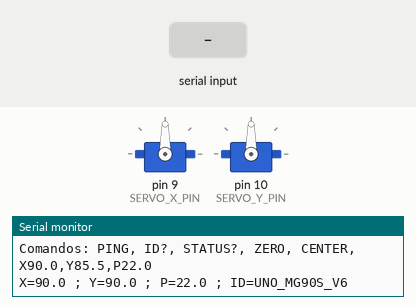
The sketch below on a simulated Arduino Uno, built with avr-gcc and run on an emulated ATmega328P. Shown: 2 × servo, the last lines printed to the serial monitor. The test bench sets the inputs (shaded band).

Above: at 1.5 s.
1.6 s: "ZERO\n" received over Serial
At 2.4 s:
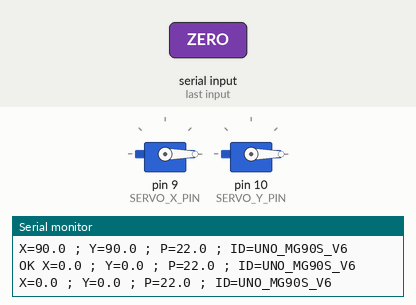
3.1 s: "CENTER\n" received over Serial
At 3.5 s:
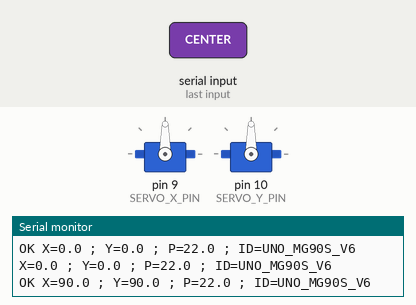
Timing chart, 0 to 6.1 s (numbered marks = the images above; inputs shaded):
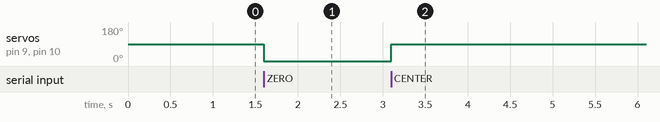

The sketch:

blaze_arduino_uno_mg90s.ino
```cpp
#include <Servo.h>

/*
  BLAZE - Controle de mira com dois servos MG90S
  Placa: Arduino Uno

  Serial Monitor:
    Baud: 115200
    Line ending: Newline

  Comandos:
    PING
    ID?
    STATUS?
    ZERO
    CENTER
    X90.0,Y85.5,P22.0

  Importante:
    O MG90S comum não mede a posição real.
    O status mostra a posição comandada pelo Arduino.

  Segurança de montagem:
    Na primeira utilização, deixe os atuadores/jato desacoplados.
    Ao ligar/reiniciar, este sketch posiciona X=90 e Y=90.
    Depois monte fisicamente o jato apontando para o centro da imagem.
*/

Servo servoX;
Servo servoY;

const int SERVO_X_PIN = 9;
const int SERVO_Y_PIN = 10;

const float SERVO_MIN = 0.0;
const float SERVO_MAX = 180.0;

const char* BLAZE_ID = "UNO_MG90S_V6";

float currentX = 90.0;
float currentY = 90.0;
float currentP = 22.0;

String buffer = "";

unsigned long lastStatusMillis = 0;
const unsigned long STATUS_INTERVAL_MS = 2000;

float clampFloat(float value, float minValue, float maxValue) {
  if (value < minValue) return minValue;
  if (value > maxValue) return maxValue;
  return value;
}

void applyServoAngles(float x, float y) {
  currentX = clampFloat(x, SERVO_MIN, SERVO_MAX);
  currentY = clampFloat(y, SERVO_MIN, SERVO_MAX);

  servoX.write((int)round(currentX));
  servoY.write((int)round(currentY));
}

void printStatusLine() {
  Serial.print("X=");
  Serial.print(currentX, 1);
  Serial.print(" ; Y=");
  Serial.print(currentY, 1);
  Serial.print(" ; P=");
  Serial.print(currentP, 1);
  Serial.print(" ; ID=");
  Serial.println(BLAZE_ID);
}

void printOk() {
  Serial.print("OK ");
  printStatusLine();
}

bool parseCommand(String cmd) {
  cmd.trim();

  if (cmd.length() == 0) {
    return true;
  }

  if (cmd == "PING") {
    Serial.print("BLAZE_OK ");
    Serial.println(BLAZE_ID);
    return true;
  }

  if (cmd == "ID?") {
    Serial.print("BLAZE_ID ");
    Serial.println(BLAZE_ID);
    return true;
  }

  if (cmd == "STATUS?") {
    printStatusLine();
    return true;
  }

  if (cmd == "ZERO") {
    applyServoAngles(0.0, 0.0);
    printOk();
    return true;
  }

  if (cmd == "CENTER") {
    applyServoAngles(90.0, 90.0);
    printOk();
    return true;
  }

  int xIndex = cmd.indexOf('X');
  int yIndex = cmd.indexOf('Y');
  int pIndex = cmd.indexOf('P');

  int comma1 = cmd.indexOf(',');
  int comma2 = cmd.indexOf(',', comma1 + 1);

  if (xIndex < 0 || yIndex < 0 || comma1 < 0) {
    return false;
  }

  String xStr = cmd.substring(xIndex + 1, comma1);
  String yStr = "";

  if (comma2 > comma1) {
    yStr = cmd.substring(yIndex + 1, comma2);
  } else {
    yStr = cmd.substring(yIndex + 1);
  }

  if (pIndex >= 0) {
    String pStr = cmd.substring(pIndex + 1);
    currentP = pStr.toFloat();
  }

  float x = xStr.toFloat();
  float y = yStr.toFloat();

  applyServoAngles(x, y);
  printOk();

  return true;
}

void setup() {
  Serial.begin(115200);

  servoX.attach(SERVO_X_PIN);
  servoY.attach(SERVO_Y_PIN);

  applyServoAngles(90.0, 90.0);

  delay(300);

  Serial.println("BLAZE Arduino pronto.");
  Serial.print("ID=");
  Serial.println(BLAZE_ID);
  Serial.println("Baud=115200");
  Serial.println("Formato status: X=valor ; Y=valor ; P=valor");
  Serial.println("Comandos: PING, ID?, STATUS?, ZERO, CENTER, X90.0,Y85.5,P22.0");

  printStatusLine();
  lastStatusMillis = millis();
}

void loop() {
  while (Serial.available() > 0) {
    char c = (char)Serial.read();

    if (c == '\n' || c == '\r') {
      if (buffer.length() > 0) {
        bool ok = parseCommand(buffer);

        if (!ok) {
          Serial.print("ERRO comando: ");
          Serial.println(buffer);
        }

        buffer = "";
      }
    } else {
      buffer += c;

      if (buffer.length() > 80) {
        buffer = "";
        Serial.println("ERRO buffer serial muito longo.");
      }
    }
  }

  if (millis() - lastStatusMillis >= STATUS_INTERVAL_MS) {
    printStatusLine();
    lastStatusMillis = millis();
  }
}
```

Measured:
- after the input at 1.6 s, servo on pin 9 (SERVO_X_PIN), servo on pin 10 (SERVO_Y_PIN): 90° → 0° at once
- after the input at 3.1 s, servo on pin 9 (SERVO_X_PIN), servo on pin 10 (SERVO_Y_PIN): 0° → 90° at once
